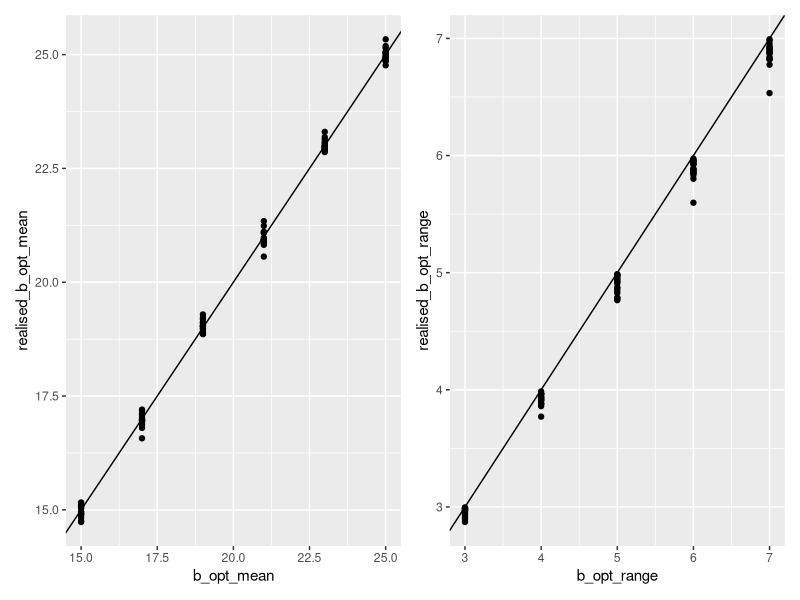
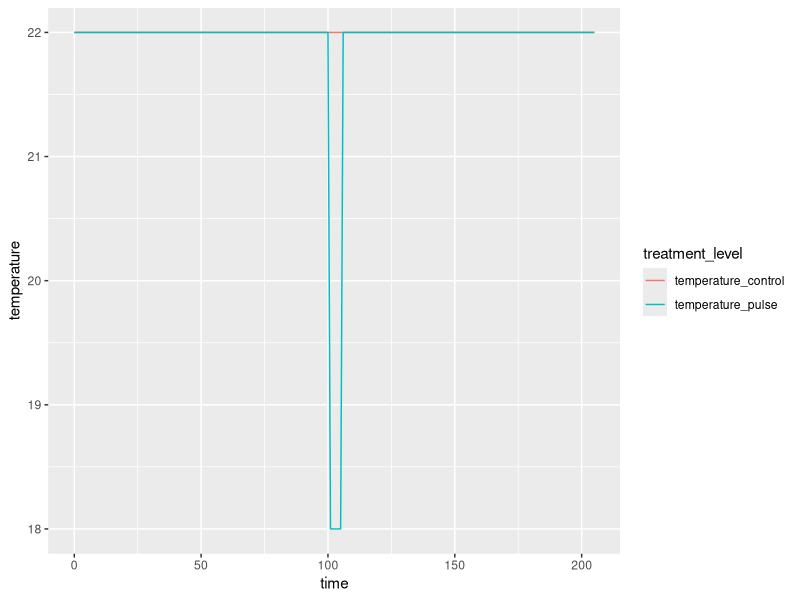

Generate these figures, in order, with R:
## ---- chunk 1
#| echo: false
library(tidyverse)
library(readxl)
library(here)
library(kableExtra)
library(patchwork)
## ---- chunk 2
#| echo: false
species_and_community_properties <- read_excel(here("experiments/species_and_community_properties.xlsx"))
species_and_community_properties %>% 
  kbl() %>%
  kable_styling()
## ---- chunk 3
S <- 10
## ---- chunk 4
a_b <- 1
a_b_i <- rep(a_b, S)
## ---- chunk 5
b_opt_mean <- 20
b_opt_range <- 5
b_opt_i <- runif(S,
                 b_opt_mean - b_opt_range/2,
                 b_opt_mean + b_opt_range/2)
## ---- chunk 6
s <- 1
s_i <- rep(s, S)
## ---- chunk 7
a_d <- 1
a_d_i <- rep(a_d, S)
## ---- chunk 8
z <- 1
z_i <- rep(z, S)
## ---- chunk 9
alpha_ij_mean <- 0
alpha_ij_sd <- 1
intrafactor <- 2
temp <- rnorm(S*S,
              mean = alpha_ij_mean,
              sd = alpha_ij_sd)
alpha_ij <- matrix(temp, S, S)
diag(alpha_ij) <- diag(alpha_ij * intrafactor)
## ---- chunk 10
community_pars_object <- list(S = S,
                         a_b_i = a_b_i,
                         b_opt_i = b_opt_i,
                         s_i = s_i,
                         a_d_i = a_d_i,
                         z_i = z_i,
                         alpha_ij = alpha_ij)
## ---- chunk 11
make_a_community <- function(S,
                             a_b,
                             b_opt_mean,
                             b_opt_range,
                             s,
                             a_d,
                             z,
                             alpha_ij_mean,
                             alpha_ij_sd,
                             intrafactor)
{
  
  a_b_i <- rep(a_b, S)
  
  b_opt_i <- runif(S,
                   b_opt_mean - b_opt_range/2,
                   b_opt_mean + b_opt_range/2)
  
  s_i <- rep(s, S)
  
  a_d_i <- rep(a_d, S)
  
  z_i <- rep(z, S)
  
  temp <- rnorm(S*S,
                mean = alpha_ij_mean,
                sd = alpha_ij_sd)
  alpha_ij <- matrix(temp, S, S)
  diag(alpha_ij) <- diag(alpha_ij * intrafactor)
  
  community_pars_object <- list(S = S,
                           a_b_i = a_b_i,
                           b_opt_i = b_opt_i,
                           s_i = s_i,
                           a_d_i = a_d_i,
                           z_i = z_i,
                           alpha_ij = alpha_ij)
  
  community_pars_object
}
## ---- chunk 12
set.seed(1)
S <- 10
a_b <- 1
b_opt_mean <- 20
b_opt_range <- 5
s <- 1
a_d <- 1
z <- 1
alpha_ij_mean <- 0
alpha_ij_sd <- 1
intrafactor <- 2
community_pars_object <- make_a_community(S = S,
                             a_b = a_b,
                             b_opt_mean,
                             b_opt_range,
                             s = s,
                             a_d = a_d,
                             z = z,
                             alpha_ij_mean = alpha_ij_mean,
                             alpha_ij_sd = alpha_ij_sd,
                             intrafactor = intrafactor)
str(community_pars_object)
#length(community_pars_object)
## ---- chunk 13
b_opt_mean_treatment <- seq(15, 25, 2)
b_opt_range_treatment <- seq(3, 7, 1)
num_replicates <- 3; rep_names <- paste0("rep-", 1:num_replicates)
## ---- chunk 14
expt <- expand.grid(b_opt_mean = b_opt_mean_treatment,
                 b_opt_range = b_opt_range_treatment,
                 rep_names = rep_names)
expt <- expt %>%
  mutate(community_id = paste0("Comm-", 1:nrow(expt)))
## ---- chunk 15
# expt defaults (i.e. not in treatments)
S <- 100
a_b <- 1
s <- 1
a_d <- 1
z <- 1
alpha_ij_mean <- 0
alpha_ij_sd <- 1
intrafactor <- 2
community_object <- expt %>%
  rowwise(community_id) %>%
  #group_by(b_opt_mean, b_opt_range, rep_names, community_id) %>%
  do(community_object = make_a_community(S = S,
                             a_b = a_b,
                             b_opt_mean = .$b_opt_mean,
                             b_opt_range = .$b_opt_range,
                             s = s,
                             a_d = a_d,
                             z = z,
                             alpha_ij_mean = alpha_ij_mean,
                             alpha_ij_sd = alpha_ij_sd,
                             intrafactor = intrafactor))
expt <- cbind(expt, community_object)
## ---- chunk 16
#| echo: false
expt_long <- unnest(expt, cols = community_object) %>%
  mutate(comm_obj_par_name = rep(c("S",
               "a_b_i",
               "b_opt_i",
               "s_i",
               "a_d_i",
               "z_i",
               "alpha_ij"),
             nrow(expt)))

expt_check <- expt_long %>%
  filter(comm_obj_par_name == "b_opt_i") %>%
  unnest(col = community_object) %>%
  group_by(b_opt_mean, b_opt_range, rep_names) %>%
  summarise(realised_b_opt_mean = mean(community_object),
            realised_b_opt_range = max(community_object) - min(community_object))

p1 <- expt_check %>%
  ggplot(aes(x = b_opt_mean, y = realised_b_opt_mean)) +
  geom_point() +
  geom_abline(intercept = 0, slope = 1)
p2 <- expt_check %>%
  ggplot(aes(x = b_opt_range, y = realised_b_opt_range)) +
  geom_point() +
  geom_abline(intercept = 0, slope = 1)
p1 + p2
## ---- chunk 17
#saveRDS(expt, here("experiments/expt_communities.RDS"))
## ---- chunk 18
temperature_control <- 22
## ---- chunk 19
temperature_pulse <- 18
## ---- chunk 20
duration_pulse <- 5
## ---- chunk 21
before_pulse <- 100
after_pulse <- 100
## ---- chunk 22
temperature_treatments <- tibble(
  time = seq(0, before_pulse + duration_pulse + after_pulse, 1),
  temperature_control1 = rep(temperature_control, (before_pulse + duration_pulse + after_pulse + 1)),
  temperature_pulse1 = c(rep(temperature_control, before_pulse + 1),
                       rep(temperature_pulse, duration_pulse),
                       rep(temperature_control, after_pulse))) %>%
  rename(temperature_control = temperature_control1,
         temperature_pulse = temperature_pulse1)
## ---- chunk 23
#| echo: false
temperature_treatments %>%
  pivot_longer(names_to = "treatment_level", values_to = "temperature", 2:3) %>%
ggplot(aes(x = time, y = temperature, col = treatment_level)) +
  geom_line()
  
## ---- chunk 24
#saveRDS(temperature_treatments, here("experiments/temperature_treatments.RDS"))
## ---- chunk 25
#| echo: false
data_specification <- read_excel(here("experiments/data_specification.xlsx"),
                                 sheet = "metadata")
data_specification %>% 
  kbl() %>%
  kable_styling()
